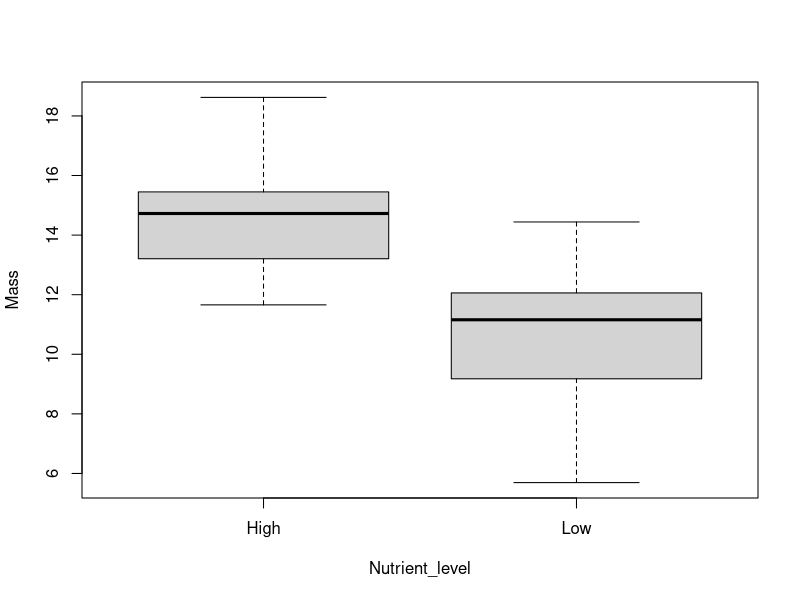
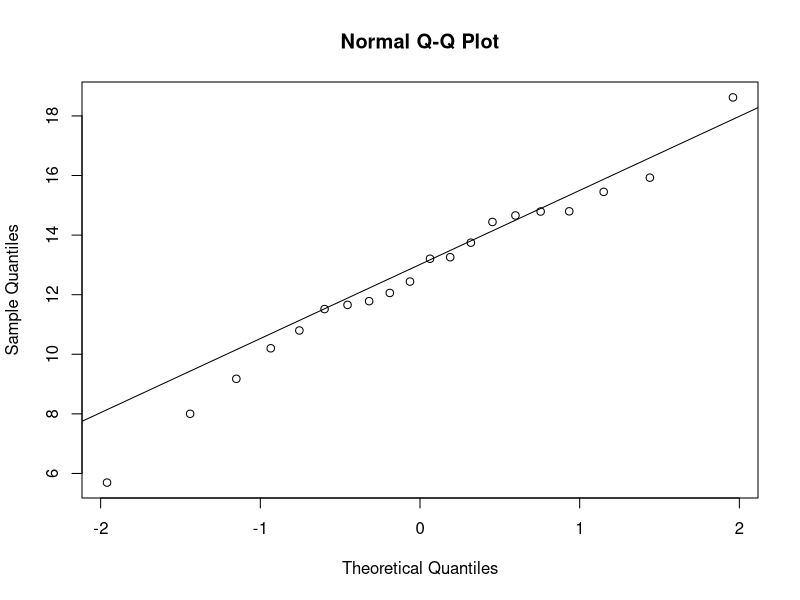
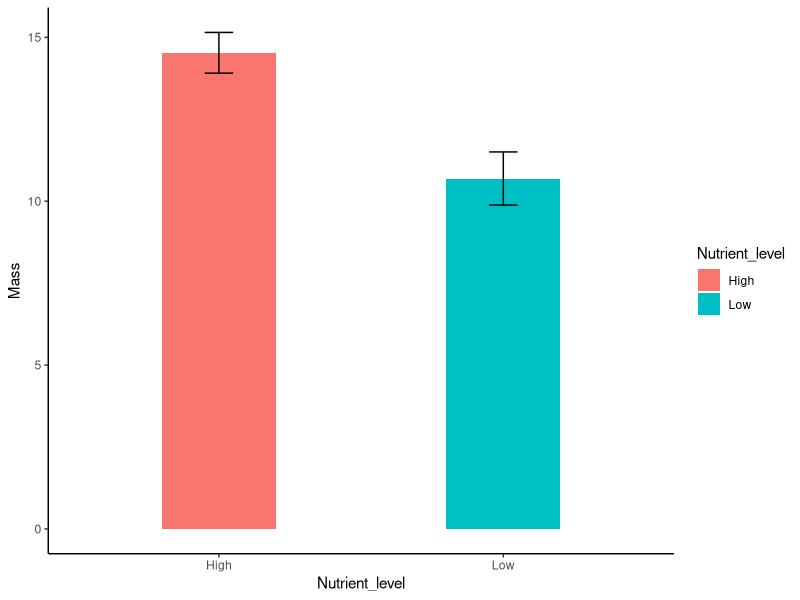
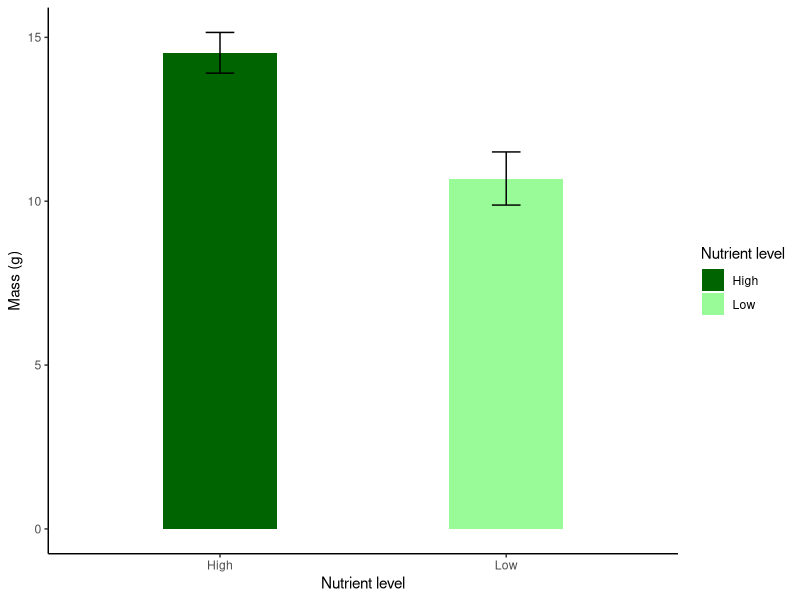

The R script that drew these images, in order:
## ---- chunk 1
nutrientdata <- read.table("data/experiment_nutrients.txt",
                           header=T,
                           sep="\t",
                           dec=",") 
## ---- chunk 2
str(nutrientdata)
## ---- chunk 3
head(nutrientdata)
## ---- chunk 4
boxplot(Mass~Nutrient_level, 
        data = nutrientdata)
## ---- chunk 5
m.nutrients<-t.test(Mass~Nutrient_level,
                    data=nutrientdata)
## ---- chunk 6
m.nutrients
## ---- chunk 7
qqnorm (nutrientdata$Mass)
qqline(nutrientdata$Mass)

## ---- chunk 8
library(ggplot2)

plot.nutrient.simple <- ggplot(nutrientdata, aes(x = Nutrient_level, y = Mass, fill = Nutrient_level)) +
  stat_summary(geom = "bar", fun = mean, width = 0.4) +
  stat_summary(geom = "errorbar", fun.data = mean_se, width = 0.1) +
  theme_classic()

plot.nutrient.simple
## ---- chunk 9
library(ggplot2)

plot.nutrient <- ggplot(nutrientdata, aes(x = Nutrient_level, y = Mass, fill = Nutrient_level)) +
  stat_summary(geom = "bar", fun = mean, width = 0.4) +
  stat_summary(geom = "errorbar", fun.data = mean_se, width = 0.1) +
  xlab("Nutrient level")+
  ylab("Mass (g)")+
  scale_fill_manual(name = "Nutrient level", values = c("High" = "darkgreen", "Low" = "palegreen"))+
  theme_classic()

plot.nutrient
